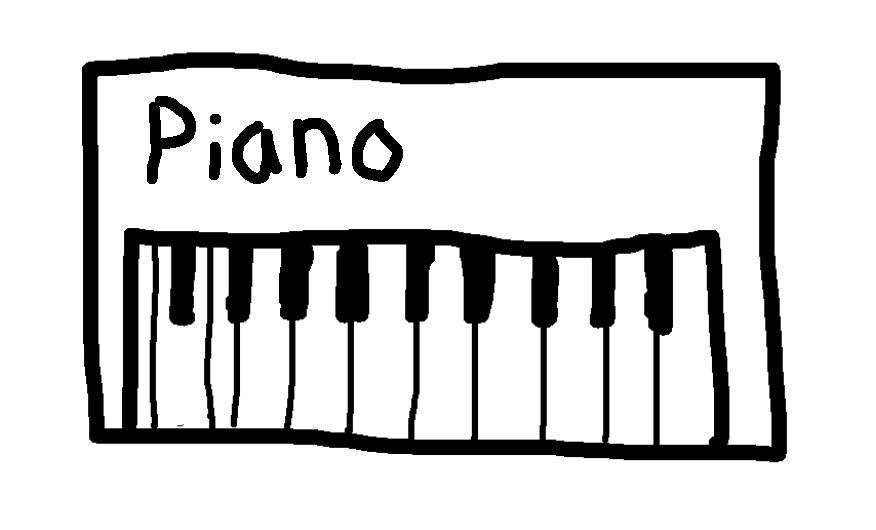
#> input picture drawing.png, 876 x 530 px
$ python object_extract.py drawing.png
#> lines starting #> are read from the running program, lines starting #| are printed output that depends on the picture; after the words box and inside, x2 and y2 are one past the last pixel; in counts of white or black regions, pixels touching at a corner belong together
"""
object_extract.py
Extract the main foreground object from a drawing and save it as a cropped RGBA PNG
with transparency. Returns the sprite path and its original location on the canvas.

Usage (Python):
    from object_extract import extract_main_object_to_png
    sprite_path, meta = extract_main_object_to_png("canvas.png")  # meta: {"x","y","w","h"}

CLI:
    python object_extract.py canvas.png --out games/sprites/sprite.png --debug debug.png

Notes:
- Works well for line-drawn shapes on a light/white background (your PyQt canvas).
- Picks the *largest external contour*, preferring contours not glued to the image border.
- If nothing is found, raises RuntimeError (your caller already treats extraction as optional).
- Deps: pip install opencv-python numpy
"""

from __future__ import annotations
import os
from pathlib import Path
import tempfile
from typing import Tuple, Dict, Optional

import cv2
import numpy as np


def _auto_canny(gray: np.ndarray, sigma: float = 0.33) -> np.ndarray:
    """Auto-select Canny thresholds based on image median."""
    v = float(np.median(gray))
    lower = int(max(0, (1.0 - sigma) * v))
    upper = int(min(255, (1.0 + sigma) * v))
    return cv2.Canny(gray, lower, upper)


def _touches_border(rect: Tuple[int, int, int, int], w: int, h: int, pad: int = 2) -> bool:
    x, y, rw, rh = rect
    return x <= pad or y <= pad or (x + rw) >= (w - pad) or (y + rh) >= (h - pad)


def _best_external_contour(contours, w: int, h: int):
    """
    Score contours by area, penalize those touching borders (often entire frame/box).
    Return the best contour; None if empty list.
    """
    best = None
    best_score = -1.0
    for c in contours:
        area = float(cv2.contourArea(c))
        if area <= 0:
            continue
        x, y, rw, rh = cv2.boundingRect(c)
        score = area
        if _touches_border((x, y, rw, rh), w, h):
            score *= 0.6  # penalize border-touching shapes
        if score > best_score:
            best_score = score
            best = c
    return best


def extract_main_object_to_png(
    bg_path: str,
    out_path: Optional[str] = None,
    min_area_ratio: float = 0.0025,  # ignore tiny specks < 0.25% of image
    debug_out: Optional[str] = None,
) -> Tuple[str, Dict[str, int]]:
    """
    Detect the main object and save as a cropped RGBA sprite with transparency.

    :param bg_path: Input PNG/JPG path (your canvas snapshot).
    :param out_path: Optional output sprite PNG path. Defaults to "<bg_stem>_sprite.png".
    :param min_area_ratio: Minimum contour area relative to image area to accept.
    :param debug_out: Optional path to write a debug visualization (PNG).
    :return: (sprite_path, {"x": int, "y": int, "w": int, "h": int})
    """
#> called with bg_path = 'drawing.png', min_area_ratio = 0.0025
    if not os.path.isfile(bg_path):
        raise FileNotFoundError(bg_path)

    print(f"[object-extract] extracting main object from {bg_path}")

    bgr = cv2.imread(bg_path, cv2.IMREAD_COLOR)
#> bgr is the input picture: shape (530, 876, 3); min 0, max 255, mean 210.6
    if bgr is None:
        raise RuntimeError(f"Failed to read image: {bg_path}")
    H, W = bgr.shape[:2]
#> H = 530; W = 876
    print(f"[object-extract] canvas size: {W}x{H}")
#| [object-extract] canvas size: 876x530

    # 1) Grayscale + mild blur to stabilize edges
    gray = cv2.cvtColor(bgr, cv2.COLOR_BGR2GRAY)
    gray = cv2.GaussianBlur(gray, (5, 5), 0)
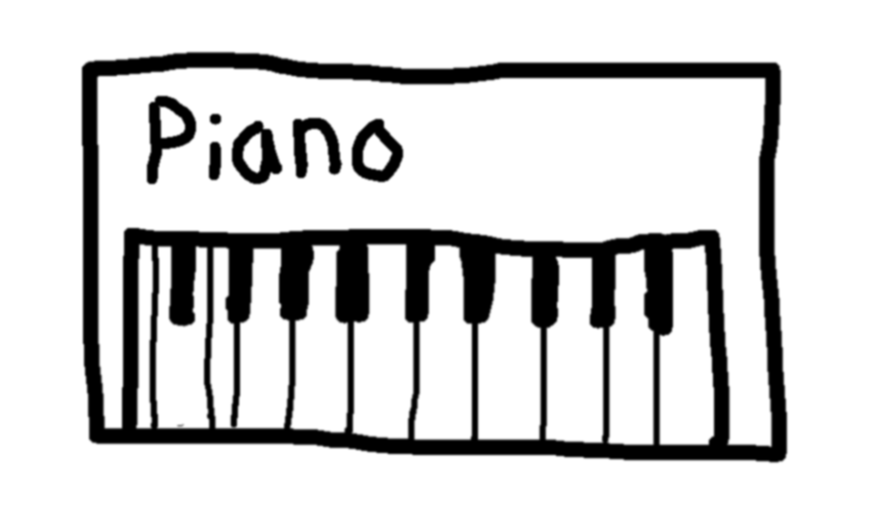
#> gray: shape (530, 876); min 0, max 255, mean 210.6

    # 2) Edge detection + dilation to thicken line art
    edges = _auto_canny(gray, sigma=0.33)
#> in _auto_canny, `v = float(np.median(gray))`: v = 255
#> in _auto_canny, `lower = int(max(0, (1.0 - sigma) * v))`: lower = 170
#> in _auto_canny, `upper = int(min(255, (1.0 + sigma) * v))`: upper = 255
#> in _auto_canny, `return cv2.Canny(gray, lower, upper)`:
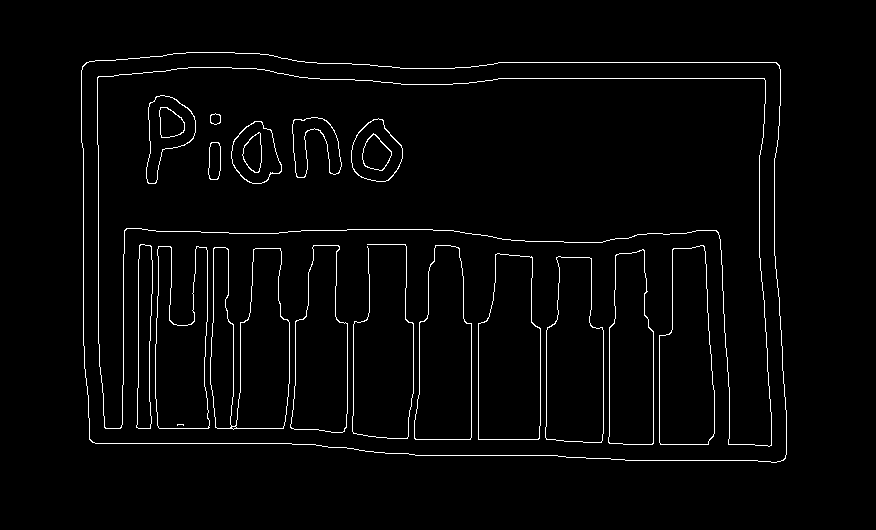
#> returned value: shape (530, 876); 2.4% white in thin lines or dots, all inside (x1, y1, x2, y2) = (81, 52, 787, 463)
    edges = cv2.dilate(edges, np.ones((3, 3), np.uint8), iterations=1)
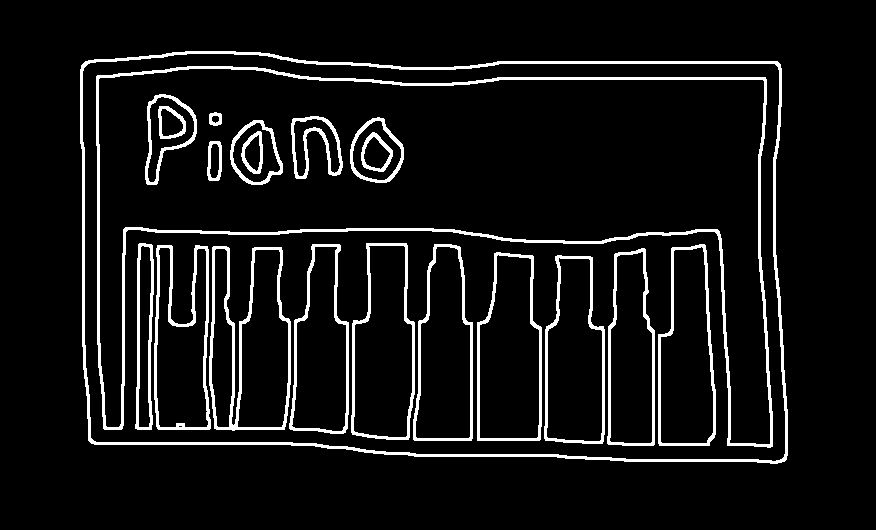
#> edges: shape (530, 876); 7.5% white; 21 white regions

    # 3) Find external contours
    cnts_info = cv2.findContours(edges, cv2.RETR_EXTERNAL, cv2.CHAIN_APPROX_SIMPLE)
#> cnts_info = 1 contour; box (x1, y1, x2, y2) and area: (80, 51, 788, 464) 274000
    contours = cnts_info[0] if len(cnts_info) == 2 else cnts_info[1]
#> contours has the same summary as cnts_info

    if not contours:
        raise RuntimeError("No contours found")

    best = _best_external_contour(contours, W, H)
#> the loop in _best_external_contour, `for c in contours:` made 1 pass
#> (area, score, best_score) on pass 1: (274000.5, 274000.5, 274000.5)
#> after the loop in _best_external_contour, `for c in contours:`: best = contour of 174 points, box (x1, y1, x2, y2) (80, 51, 788, 464), area 274000; best_score = 274000.5
    if best is None:
        raise RuntimeError("No suitable contour found")

    x, y, rw, rh = cv2.boundingRect(best)
#> x = 80; y = 51; rw = 708; rh = 413
    area = rw * rh
#> area = 292404
    print(f"[object-extract] best contour rect={(x, y, rw, rh)} area={area}")
#| [object-extract] best contour rect=(80, 51, 708, 413) area=292404
    if area < min_area_ratio * (W * H):
        raise RuntimeError("Detected object is too small; likely noise")

    # 4) Build filled mask for the best contour; close small holes
    mask = np.zeros((H, W), dtype=np.uint8)
    cv2.drawContours(mask, [best], -1, 255, thickness=cv2.FILLED)
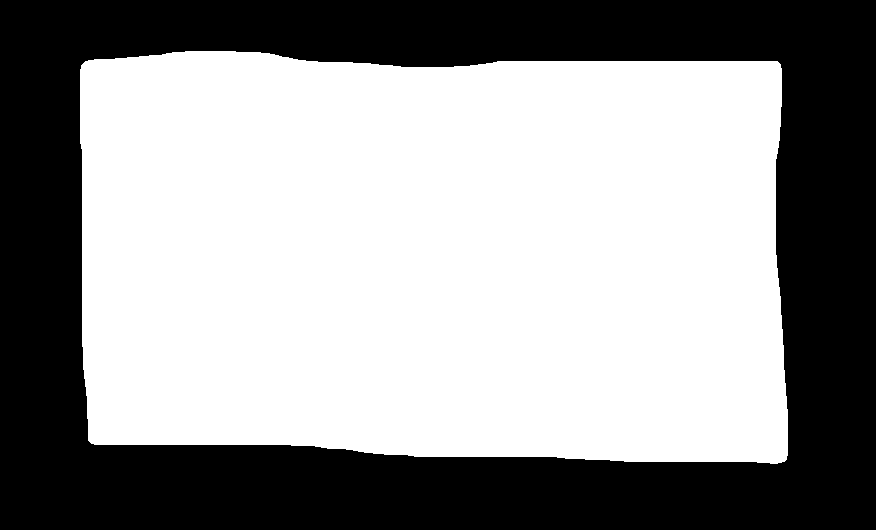
#> mask: shape (530, 876); 59.2% white; 1 black region, box (x1, y1, x2, y2) and area: (0, 0, 876, 530) 189195
    mask = cv2.morphologyEx(mask, cv2.MORPH_CLOSE, np.ones((3, 3), np.uint8), iterations=1)

    # 5) Compose RGBA and crop
    rgba = cv2.cvtColor(bgr, cv2.COLOR_BGR2BGRA)
    rgba[:, :, 3] = mask  # alpha channel

    crop = rgba[y:y + rh, x:x + rw].copy()
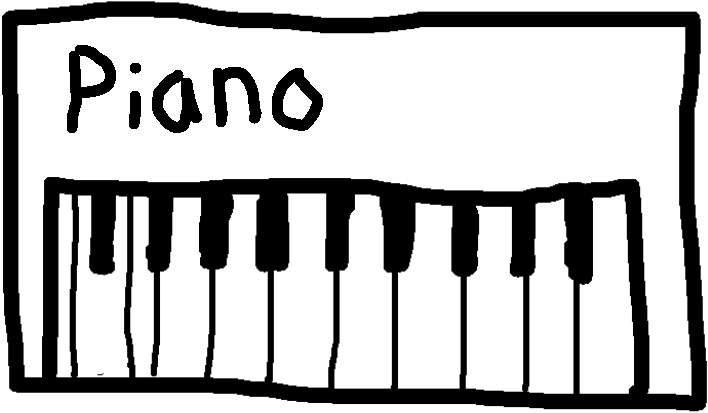
#> crop: shape (413, 708, 4); mean B, G, R, A 184.5, 184.5, 184.5, 239.9
    if crop.size == 0 or crop.shape[0] == 0 or crop.shape[1] == 0:
        raise RuntimeError("Empty crop after contour extraction")

    # 6) Write sprite
    if out_path is None:
        p = Path(bg_path)
        out_path = str(p.with_name(p.stem + "_sprite.png"))
    out_dir = Path(out_path).parent
    out_dir.mkdir(parents=True, exist_ok=True)

    ok = cv2.imwrite(out_path, crop)
    if not ok:
        raise RuntimeError(f"Failed to write sprite PNG: {out_path}")

    # Optional: write debug overlay
    if debug_out:
        dbg = bgr.copy()
        cv2.rectangle(dbg, (x, y), (x + rw, y + rh), (0, 255, 0), 2)
        cv2.drawContours(dbg, [best], -1, (255, 0, 0), 2)
        alpha_color = cv2.cvtColor(mask, cv2.COLOR_GRAY2BGR)
        alpha_color = (0.3 * alpha_color + 0.7 * dbg).astype(np.uint8)
        cv2.imwrite(debug_out, alpha_color)

    meta = {"x": int(x), "y": int(y), "w": int(rw), "h": int(rh)}
#> meta = {'x': 80, 'y': 51, 'w': 708, 'h': 413}
    print(f"[object-extract] sprite saved to {out_path}")
    print(f"[object-extract] meta={meta}")
#| [object-extract] meta={'x': 80, 'y': 51, 'w': 708, 'h': 413}
    return out_path, meta


# [82 lines left out: function extract_component_from_bbox, not called in this run]


# ---------- CLI for quick testing ----------
if __name__ == "__main__":
    import argparse
    ap = argparse.ArgumentParser(description="Extract main object to a cropped RGBA sprite PNG.")
    ap.add_argument("image", help="Input PNG/JPG path")
    ap.add_argument("--out", default="", help="Output sprite path (PNG). Default: <stem>_sprite.png")
    ap.add_argument("--debug", default="", help="Optional debug visualization path (PNG)")
    ap.add_argument("--min-area", type=float, default=0.0025, help="Min area ratio to accept (default 0.0025)")
    args = ap.parse_args()

    sprite, info = extract_main_object_to_png(
        args.image,
        out_path=(args.out or None),
        min_area_ratio=args.min_area,
        debug_out=(args.debug or None),
    )
#> sprite = 'drawing_sprite.png'; info = {'x': 80, 'y': 51, 'w': 708, 'h': 413}
    print("Sprite:", sprite)
#| Sprite: drawing_sprite.png
    print("Meta:", info)
#| Meta: {'x': 80, 'y': 51, 'w': 708, 'h': 413}

$ run again, on drawing_fixed.png
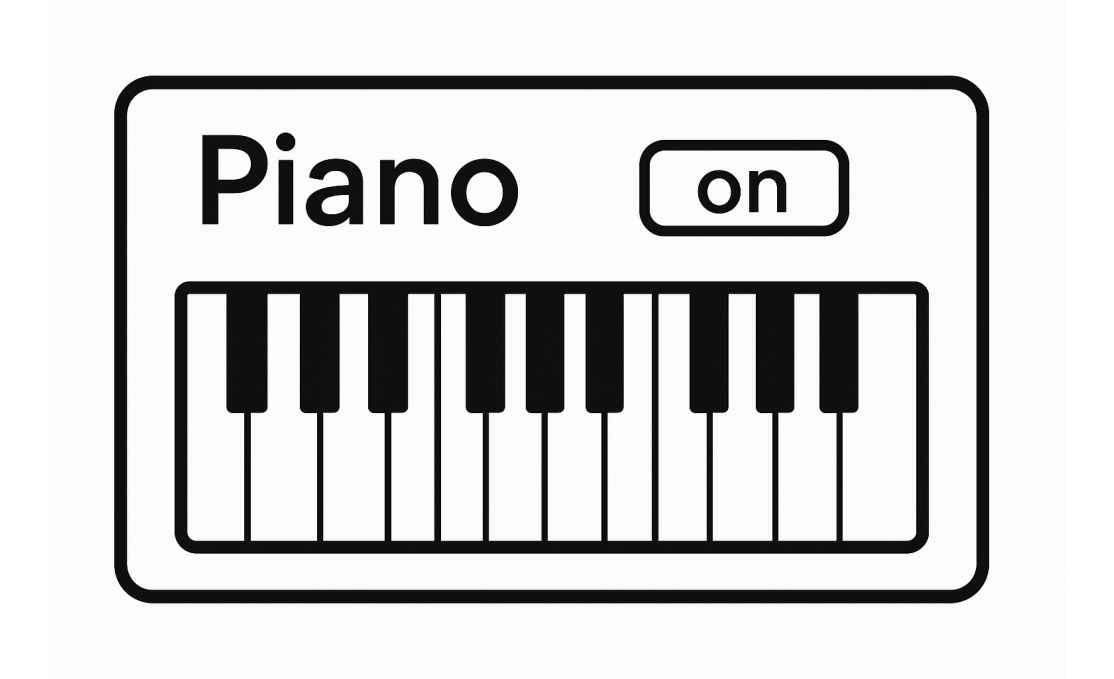
#> input picture drawing_fixed.png, 1114 x 679 px
#> in extract_main_object_to_png, bgr is the input picture: shape (679, 1114, 3); mean B, G, R 210.4, 210.3, 210.4
#| [object-extract] canvas size: 1114x679
#> v = 251
#> lower = 168
#> upper = 255
#> in _auto_canny, `return cv2.Canny(gray, lower, upper)`:
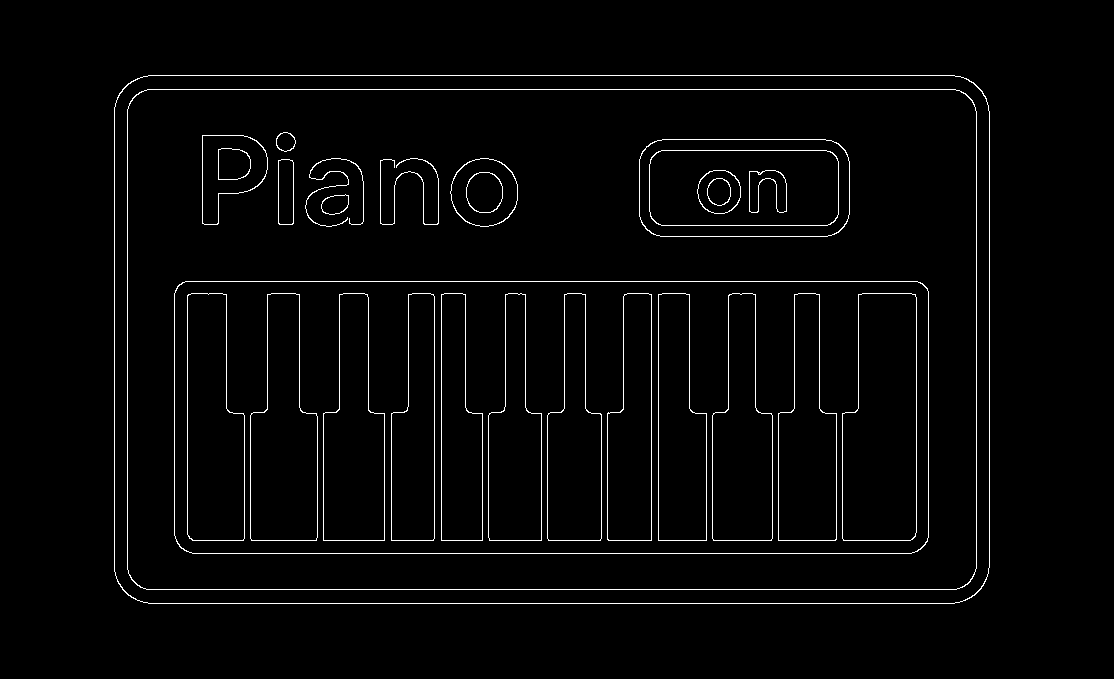
#> returned value: shape (679, 1114); 2.4% white in thin lines or dots, all inside (x1, y1, x2, y2) = (114, 75, 990, 604)
#> edges: shape (679, 1114); 7.2% white; 29 white regions
#> cnts_info = 1 contour; box (x1, y1, x2, y2) and area: (113, 74, 991, 605) 463520
#> contours has the same summary as cnts_info
#> the loop in _best_external_contour, `for c in contours:` made 1 pass
#> (area, score, best_score) on pass 1: (463520, 463520, 463520)
#> after the loop in _best_external_contour, `for c in contours:`: best = contour of 112 points, box (x1, y1, x2, y2) (113, 74, 991, 605), area 463520; best_score = 463520
#> in extract_main_object_to_png, `x, y, rw, rh = cv2.boundingRect(best)`: x = 113; y = 74; rw = 878; rh = 531
#> in extract_main_object_to_png, `area = rw * rh`: area = 466218
#| [object-extract] best contour rect=(113, 74, 878, 531) area=466218
#> mask: shape (679, 1114); 61.5% white; 1 black region, box (x1, y1, x2, y2) and area: (0, 0, 1114, 679) 291523
#> in extract_main_object_to_png, `crop = rgba[y:y + rh, x:x + rw].copy()`:
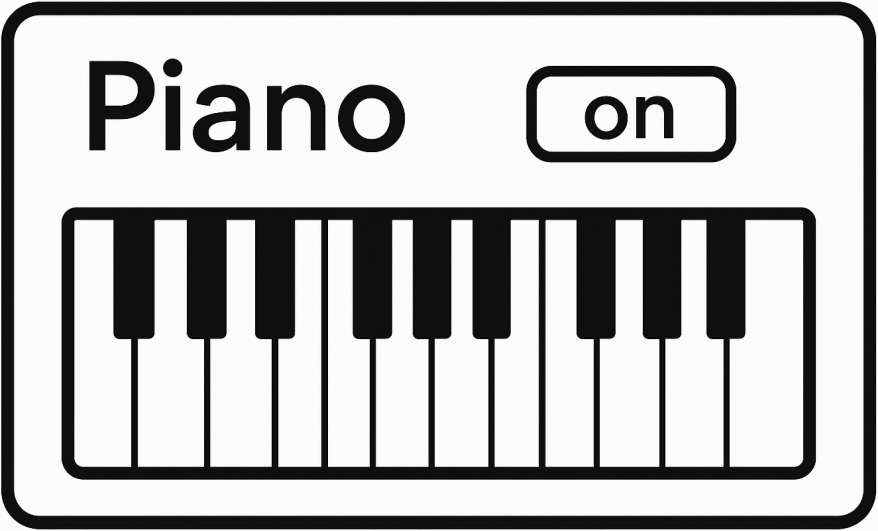
#> crop: shape (531, 878, 4); mean B, G, R, A 184.3, 184.2, 184.2, 254.3
#> meta = {'x': 113, 'y': 74, 'w': 878, 'h': 531}
#| [object-extract] meta={'x': 113, 'y': 74, 'w': 878, 'h': 531}
#> sprite = 'drawing_fixed_sprite.png'; info = {'x': 113, 'y': 74, 'w': 878, 'h': 531}
#| Sprite: drawing_fixed_sprite.png
#| Meta: {'x': 113, 'y': 74, 'w': 878, 'h': 531}
